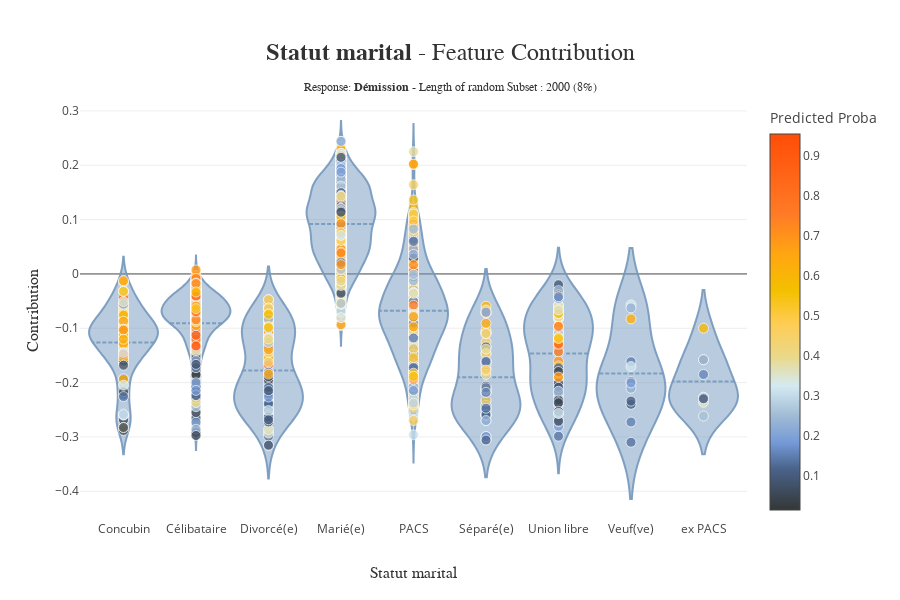

Notebook source saved alongside this figure:
### Markdown cell above
Question : What can you infer about the feature importance ?

### Code cell
xpl.plot.contribution_plot(col="Statut marital")

### Figure 1 — Plotly figure (JSON) as saved in the notebook; plotly's stock layout.template omitted (floating-point values rounded to 4 significant figures; data arrays with more than 128 entries replaced by an {"elided": "..."} marker saying what was removed)
{"data": [{"customdata": {"elided": "2000 int values"}, "hovertemplate": "<b>%{hovertext}</b><br />Statut marital :<br />%{x}<br />Contribution: %{y:.4f}<extra></extra>", "hovertext": ["Id: 14229", "Id: 14936", "Id: 4112", "Id: 18933", "Id: 12453", "Id: 16320", "Id: 18670", "Id: 14622", "Id: 2182", "Id: 8212", "Id: 17318", "Id: 2648", "Id: 21235", "Id: 2725", "Id: 12535", "Id: 22753", "Id: 16146", "Id: 19699", "Id: 10237", "Id: 19081", "Id: 14581", "Id: 23019", "Id: 2573", "Id: 801", "Id: 20264", "Id: 1177", "Id: 11912", "Id: 20169", "Id: 7701", "Id: 18008", "Id: 561", "Id: 9651", "Id: 9576", "Id: 9499", "Id: 4100", "Id: 17161", "Id: 1305", "Id: 21785", "Id: 1997", "Id: 22600", "Id: 9426", "Id: 2736", "Id: 4292", "Id: 6361", "Id: 23701", "Id: 22123", "Id: 18499", "Id: 12981", "Id: 12572", "Id: 7620", "Id: 894", "Id: 17931", "Id: 7828", "Id: 9015", "Id: 3132", "Id: 21165", "Id: 20732", "Id: 11762", "Id: 7971", "Id: 2819", "Id: 2743", "Id: 14898", "Id: 23305", "Id: 13429", "Id: 11061", "Id: 15542", "Id: 18613", "Id: 20364", "Id: 9126", "Id: 7370", "Id: 23230", "Id: 17852", "Id: 18544", "Id: 1542", "Id: 15026", "Id: 11604", "Id: 12939", "Id: 5688", "Id: 23479", "Id: 17700", "Id: 22140", "Id: 15475", "Id: 7854"], "jitter": 0.075, "line": {"color": "rgba(117, 152, 189, 0.9)"}, "marker": {"line": {"color": "white", "width": 0.8}, "opacity": 0.8, "size": 10}, "meanline": {"visible": true}, "pointpos": 0, "points": false, "scalemode": "count", "showlegend": false, "type": "violin", "x": ["Concubin", "Concubin", "Concubin", "Concubin", "Concubin", "Concubin", "Concubin", "Concubin", "Concubin", "Concubin", "Concubin", "Concubin", "Concubin", "Concubin", "Concubin", "Concubin", "Concubin", "Concubin", "Concubin", "Concubin", "Concubin", "Concubin", "Concubin", "Concubin", "Concubin", "Concubin", "Concubin", "Concubin", "Concubin", "Concubin", "Concubin", "Concubin", "Concubin", "Concubin", "Concubin", "Concubin", "Concubin", "Concubin", "Concubin", "Concubin", "Concubin", "Concubin", "Concubin", "Concubin", "Concubin", "Concubin", "Concubin", "Concubin", "Concubin", "Concubin", "Concubin", "Concubin", "Concubin", "Concubin", "Concubin", "Concubin", "Concubin", "Concubin", "Concubin", "Concubin", "Concubin", "Concubin", "Concubin", "Concubin", "Concubin", "Concubin", "Concubin", "Concubin", "Concubin", "Concubin", "Concubin", "Concubin", "Concubin", "Concubin", "Concubin", "Concubin", "Concubin", "Concubin", "Concubin", "Concubin", "Concubin", "Concubin", "Concubin"], "y": [-0.07628, -0.1537, -0.1554, -0.08945, -0.1025, -0.1636, -0.16, -0.1925, -0.07869, -0.1118, -0.06066, -0.1232, -0.1075, -0.1227, -0.1318, -0.06419, -0.1146, -0.1941, -0.05905, -0.1659, -0.1078, -0.08165, -0.1252, -0.05639, -0.2879, -0.0151, -0.2685, -0.1427, -0.2229, -0.08587, -0.09619, -0.108, -0.03348, -0.2169, -0.09272, -0.117, -0.2586, -0.1367, -0.0688, -0.258, -0.1379, -0.1605, -0.05495, -0.09386, -0.2257, -0.1133, -0.0711, -0.07307, -0.2823, -0.1228, -0.098, -0.1463, -0.01246, -0.101, -0.0439, -0.09624, -0.07567, -0.03131, -0.03207, -0.1069, -0.2586, -0.1147, -0.1109, -0.1115, -0.05592, -0.1314, -0.1278, -0.2048, -0.09882, -0.08716, -0.05092, -0.1032, -0.1541, -0.168, -0.129, -0.2599, -0.1017, -0.1022, -0.1034, -0.1477, -0.1202, -0.1446, -0.2827]}, {"customdata": {"elided": "2000 int values"}, "hovertemplate": "<b>%{hovertext}</b><br />Statut marital :<br />%{x}<br />Contribution: %{y:.4f}<extra></extra>", "hovertext": {"elided": "458 str values"}, "jitter": 0.075, "line": {"color": "rgba(117, 152, 189, 0.9)"}, "marker": {"line": {"color": "white", "width": 0.8}, "opacity": 0.8, "size": 10}, "meanline": {"visible": true}, "pointpos": 0, "points": false, "scalemode": "count", "showlegend": false, "type": "violin", "x": {"elided": "458 str values"}, "y": {"elided": "458 float values"}}, {"customdata": {"elided": "2000 int values"}, "hovertemplate": "<b>%{hovertext}</b><br />Statut marital :<br />%{x}<br />Contribution: %{y:.4f}<extra></extra>", "hovertext": ["Id: 14665", "Id: 20055", "Id: 19878", "Id: 20718", "Id: 208", "Id: 11010", "Id: 2867", "Id: 14258", "Id: 19103", "Id: 16970", "Id: 6474", "Id: 22207", "Id: 13365", "Id: 13703", "Id: 7123", "Id: 3435", "Id: 13294", "Id: 22458", "Id: 2267", "Id: 19632", "Id: 17918", "Id: 9937", "Id: 5574", "Id: 12045", "Id: 20567", "Id: 22893", "Id: 18687", "Id: 16802", "Id: 6679", "Id: 8614", "Id: 4579", "Id: 13416", "Id: 17392", "Id: 5171", "Id: 4993", "Id: 8327", "Id: 15890", "Id: 9583", "Id: 21507", "Id: 20121", "Id: 13167", "Id: 18859", "Id: 17008", "Id: 7218", "Id: 14829", "Id: 11945", "Id: 18824", "Id: 12747", "Id: 5541", "Id: 9334", "Id: 1358", "Id: 21253", "Id: 11208", "Id: 23315", "Id: 7017", "Id: 16261", "Id: 12603", "Id: 16330", "Id: 4703", "Id: 16964", "Id: 1148", "Id: 21596", "Id: 21954", "Id: 12362", "Id: 8145", "Id: 18617", "Id: 7209", "Id: 20862", "Id: 15645", "Id: 5074", "Id: 18016", "Id: 8708", "Id: 1701", "Id: 14455", "Id: 13469", "Id: 5647", "Id: 11107", "Id: 18256", "Id: 10436", "Id: 1842", "Id: 18978", "Id: 13372", "Id: 1615", "Id: 5867", "Id: 11776", "Id: 12523", "Id: 20656", "Id: 17539", "Id: 17845", "Id: 8765", "Id: 21945", "Id: 18920", "Id: 9428", "Id: 18174", "Id: 11175", "Id: 5038", "Id: 6144", "Id: 10554", "Id: 15605"], "jitter": 0.075, "line": {"color": "rgba(117, 152, 189, 0.9)"}, "marker": {"line": {"color": "white", "width": 0.8}, "opacity": 0.8, "size": 10}, "meanline": {"visible": true}, "pointpos": 0, "points": false, "scalemode": "count", "showlegend": false, "type": "violin", "x": ["Divorcé(e)", "Divorcé(e)", "Divorcé(e)", "Divorcé(e)", "Divorcé(e)", "Divorcé(e)", "Divorcé(e)", "Divorcé(e)", "Divorcé(e)", "Divorcé(e)", "Divorcé(e)", "Divorcé(e)", "Divorcé(e)", "Divorcé(e)", "Divorcé(e)", "Divorcé(e)", "Divorcé(e)", "Divorcé(e)", "Divorcé(e)", "Divorcé(e)", "Divorcé(e)", "Divorcé(e)", "Divorcé(e)", "Divorcé(e)", "Divorcé(e)", "Divorcé(e)", "Divorcé(e)", "Divorcé(e)", "Divorcé(e)", "Divorcé(e)", "Divorcé(e)", "Divorcé(e)", "Divorcé(e)", "Divorcé(e)", "Divorcé(e)", "Divorcé(e)", "Divorcé(e)", "Divorcé(e)", "Divorcé(e)", "Divorcé(e)", "Divorcé(e)", "Divorcé(e)", "Divorcé(e)", "Divorcé(e)", "Divorcé(e)", "Divorcé(e)", "Divorcé(e)", "Divorcé(e)", "Divorcé(e)", "Divorcé(e)", "Divorcé(e)", "Divorcé(e)", "Divorcé(e)", "Divorcé(e)", "Divorcé(e)", "Divorcé(e)", "Divorcé(e)", "Divorcé(e)", "Divorcé(e)", "Divorcé(e)", "Divorcé(e)", "Divorcé(e)", "Divorcé(e)", "Divorcé(e)", "Divorcé(e)", "Divorcé(e)", "Divorcé(e)", "Divorcé(e)", "Divorcé(e)", "Divorcé(e)", "Divorcé(e)", "Divorcé(e)", "Divorcé(e)", "Divorcé(e)", "Divorcé(e)", "Divorcé(e)", "Divorcé(e)", "Divorcé(e)", "Divorcé(e)", "Divorcé(e)", "Divorcé(e)", "Divorcé(e)", "Divorcé(e)", "Divorcé(e)", "Divorcé(e)", "Divorcé(e)", "Divorcé(e)", "Divorcé(e)", "Divorcé(e)", "Divorcé(e)", "Divorcé(e)", "Divorcé(e)", "Divorcé(e)", "Divorcé(e)", "Divorcé(e)", "Divorcé(e)", "Divorcé(e)", "Divorcé(e)", "Divorcé(e)"], "y": [-0.2204, -0.1523, -0.1625, -0.05583, -0.254, -0.1293, -0.1353, -0.1354, -0.1555, -0.21, -0.1181, -0.04732, -0.3155, -0.06255, -0.2094, -0.1136, -0.2315, -0.2249, -0.2149, -0.06271, -0.196, -0.1215, -0.1807, -0.1445, -0.1794, -0.2074, -0.2649, -0.09695, -0.1834, -0.06454, -0.07306, -0.08785, -0.1264, -0.2264, -0.2395, -0.2142, -0.1907, -0.2143, -0.1259, -0.1674, -0.2457, -0.2986, -0.1055, -0.04741, -0.2504, -0.1395, -0.293, -0.1075, -0.2618, -0.2033, -0.08138, -0.08769, -0.2604, -0.2052, -0.1915, -0.2325, -0.2215, -0.0629, -0.08473, -0.2084, -0.2443, -0.2548, -0.1075, -0.2402, -0.1624, -0.2863, -0.266, -0.09654, -0.2487, -0.2597, -0.2362, -0.07664, -0.08389, -0.08334, -0.2204, -0.1956, -0.07414, -0.126, -0.2409, -0.1889, -0.2656, -0.181, -0.2092, -0.2383, -0.3152, -0.1157, -0.2265, -0.2642, -0.09991, -0.2148, -0.1844, -0.1253, -0.2723, -0.2636, -0.1196, -0.2515, -0.2684, -0.09677, -0.09873]}, {"customdata": {"elided": "2000 int values"}, "hovertemplate": "<b>%{hovertext}</b><br />Statut marital :<br />%{x}<br />Contribution: %{y:.4f}<extra></extra>", "hovertext": {"elided": "844 str values"}, "jitter": 0.075, "line": {"color": "rgba(117, 152, 189, 0.9)"}, "marker": {"line": {"color": "white", "width": 0.8}, "opacity": 0.8, "size": 10}, "meanline": {"visible": true}, "pointpos": 0, "points": false, "scalemode": "count", "showlegend": false, "type": "violin", "x": {"elided": "844 str values"}, "y": {"elided": "844 float values"}}, {"customdata": {"elided": "2000 int values"}, "hovertemplate": "<b>%{hovertext}</b><br />Statut marital :<br />%{x}<br />Contribution: %{y:.4f}<extra></extra>", "hovertext": {"elided": "375 str values"}, "jitter": 0.075, "line": {"color": "rgba(117, 152, 189, 0.9)"}, "marker": {"line": {"color": "white", "width": 0.8}, "opacity": 0.8, "size": 10}, "meanline": {"visible": true}, "pointpos": 0, "points": false, "scalemode": "count", "showlegend": false, "type": "violin", "x": {"elided": "375 str values"}, "y": {"elided": "375 float values"}}, {"customdata": {"elided": "2000 int values"}, "hovertemplate": "<b>%{hovertext}</b><br />Statut marital :<br />%{x}<br />Contribution: %{y:.4f}<extra></extra>", "hovertext": ["Id: 19042", "Id: 15554", "Id: 18448", "Id: 4997", "Id: 4321", "Id: 7152", "Id: 22661", "Id: 8487", "Id: 8473", "Id: 13956", "Id: 7273", "Id: 8826", "Id: 20501", "Id: 12782", "Id: 8610", "Id: 13710", "Id: 20622", "Id: 23551", "Id: 19383", "Id: 8196", "Id: 23105", "Id: 3936", "Id: 13990", "Id: 14450", "Id: 12153", "Id: 9592", "Id: 8733", "Id: 12790", "Id: 20748", "Id: 5401", "Id: 19528", "Id: 8629", "Id: 3437", "Id: 3384", "Id: 7757", "Id: 5677", "Id: 4160", "Id: 22299", "Id: 10871", "Id: 10489", "Id: 21185", "Id: 6759", "Id: 11895", "Id: 12027", "Id: 23261", "Id: 13401", "Id: 10452", "Id: 13549", "Id: 11931", "Id: 16930", "Id: 715", "Id: 773"], "jitter": 0.075, "line": {"color": "rgba(117, 152, 189, 0.9)"}, "marker": {"line": {"color": "white", "width": 0.8}, "opacity": 0.8, "size": 10}, "meanline": {"visible": true}, "pointpos": 0, "points": false, "scalemode": "count", "showlegend": false, "type": "violin", "x": ["Séparé(e)", "Séparé(e)", "Séparé(e)", "Séparé(e)", "Séparé(e)", "Séparé(e)", "Séparé(e)", "Séparé(e)", "Séparé(e)", "Séparé(e)", "Séparé(e)", "Séparé(e)", "Séparé(e)", "Séparé(e)", "Séparé(e)", "Séparé(e)", "Séparé(e)", "Séparé(e)", "Séparé(e)", "Séparé(e)", "Séparé(e)", "Séparé(e)", "Séparé(e)", "Séparé(e)", "Séparé(e)", "Séparé(e)", "Séparé(e)", "Séparé(e)", "Séparé(e)", "Séparé(e)", "Séparé(e)", "Séparé(e)", "Séparé(e)", "Séparé(e)", "Séparé(e)", "Séparé(e)", "Séparé(e)", "Séparé(e)", "Séparé(e)", "Séparé(e)", "Séparé(e)", "Séparé(e)", "Séparé(e)", "Séparé(e)", "Séparé(e)", "Séparé(e)", "Séparé(e)", "Séparé(e)", "Séparé(e)", "Séparé(e)", "Séparé(e)", "Séparé(e)"], "y": [-0.1074, -0.2187, -0.2993, -0.26, -0.108, -0.1593, -0.2488, -0.1849, -0.1339, -0.1739, -0.103, -0.1253, -0.2065, -0.07174, -0.1669, -0.242, -0.254, -0.2701, -0.2315, -0.242, -0.07182, -0.09086, -0.1345, -0.2604, -0.2604, -0.2592, -0.2488, -0.305, -0.05941, -0.2604, -0.1468, -0.1102, -0.1467, -0.1092, -0.2591, -0.163, -0.1382, -0.2188, -0.2341, -0.1607, -0.1614, -0.06636, -0.177, -0.2136, -0.2993, -0.2472, -0.2128, -0.07022, -0.3058, -0.2698, -0.2096, -0.218]}, {"customdata": {"elided": "2000 int values"}, "hovertemplate": "<b>%{hovertext}</b><br />Statut marital :<br />%{x}<br />Contribution: %{y:.4f}<extra></extra>", "hovertext": ["Id: 17246", "Id: 20110", "Id: 17120", "Id: 2212", "Id: 6377", "Id: 13951", "Id: 13364", "Id: 13278", "Id: 20105", "Id: 14874", "Id: 8246", "Id: 22946", "Id: 12764", "Id: 20824", "Id: 22267", "Id: 3741", "Id: 8715", "Id: 16388", "Id: 8232", "Id: 14937", "Id: 8759", "Id: 12356", "Id: 20070", "Id: 2672", "Id: 7290", "Id: 6522", "Id: 814", "Id: 4420", "Id: 9453", "Id: 3539", "Id: 4740", "Id: 2426", "Id: 3190", "Id: 12629", "Id: 11201", "Id: 19775", "Id: 17860", "Id: 15186", "Id: 12805", "Id: 3737", "Id: 3371", "Id: 9793", "Id: 11443", "Id: 2678", "Id: 2876", "Id: 14412", "Id: 9437", "Id: 15748", "Id: 18336", "Id: 974", "Id: 18282", "Id: 12922", "Id: 7310", "Id: 20090", "Id: 6652", "Id: 15930", "Id: 20845", "Id: 90", "Id: 6538", "Id: 10635", "Id: 8132", "Id: 7809", "Id: 5616", "Id: 266", "Id: 22609", "Id: 12277", "Id: 5714", "Id: 19066"], "jitter": 0.075, "line": {"color": "rgba(117, 152, 189, 0.9)"}, "marker": {"line": {"color": "white", "width": 0.8}, "opacity": 0.8, "size": 10}, "meanline": {"visible": true}, "pointpos": 0, "points": false, "scalemode": "count", "showlegend": false, "type": "violin", "x": ["Union libre", "Union libre", "Union libre", "Union libre", "Union libre", "Union libre", "Union libre", "Union libre", "Union libre", "Union libre", "Union libre", "Union libre", "Union libre", "Union libre", "Union libre", "Union libre", "Union libre", "Union libre", "Union libre", "Union libre", "Union libre", "Union libre", "Union libre", "Union libre", "Union libre", "Union libre", "Union libre", "Union libre", "Union libre", "Union libre", "Union libre", "Union libre", "Union libre", "Union libre", "Union libre", "Union libre", "Union libre", "Union libre", "Union libre", "Union libre", "Union libre", "Union libre", "Union libre", "Union libre", "Union libre", "Union libre", "Union libre", "Union libre", "Union libre", "Union libre", "Union libre", "Union libre", "Union libre", "Union libre", "Union libre", "Union libre", "Union libre", "Union libre", "Union libre", "Union libre", "Union libre", "Union libre", "Union libre", "Union libre", "Union libre", "Union libre", "Union libre", "Union libre"], "y": [-0.2047, -0.14, -0.08345, -0.05835, -0.2006, -0.01988, -0.1281, -0.03415, -0.2806, -0.03074, -0.06648, -0.1978, -0.1308, -0.07771, -0.09852, -0.08001, -0.1457, -0.2246, -0.2184, -0.1184, -0.03869, -0.2986, -0.1604, -0.042, -0.09538, -0.109, -0.1219, -0.24, -0.1693, -0.07094, -0.07878, -0.05806, -0.06884, -0.191, -0.2722, -0.1897, -0.045, -0.2677, -0.107, -0.2386, -0.1091, -0.2319, -0.1219, -0.2708, -0.1818, -0.1085, -0.2052, -0.04193, -0.1432, -0.2011, -0.2563, -0.1278, -0.07351, -0.1812, -0.1293, -0.1727, -0.07266, -0.2086, -0.1796, -0.117, -0.06623, -0.1189, -0.1898, -0.2371, -0.216, -0.09654, -0.253, -0.2567]}, {"customdata": {"elided": "2000 int values"}, "hovertemplate": "<b>%{hovertext}</b><br />Statut marital :<br />%{x}<br />Contribution: %{y:.4f}<extra></extra>", "hovertext": ["Id: 8243", "Id: 10797", "Id: 19711", "Id: 13120", "Id: 14908", "Id: 11160", "Id: 5351", "Id: 15533", "Id: 15197", "Id: 3385", "Id: 23266", "Id: 554"], "jitter": 0.075, "line": {"color": "rgba(117, 152, 189, 0.9)"}, "marker": {"line": {"color": "white", "width": 0.8}, "opacity": 0.8, "size": 10}, "meanline": {"visible": true}, "pointpos": 0, "points": false, "scalemode": "count", "showlegend": false, "type": "violin", "x": ["Veuf(ve)", "Veuf(ve)", "Veuf(ve)", "Veuf(ve)", "Veuf(ve)", "Veuf(ve)", "Veuf(ve)", "Veuf(ve)", "Veuf(ve)", "Veuf(ve)", "Veuf(ve)", "Veuf(ve)"], "y": [-0.1615, -0.2726, -0.3097, -0.198, -0.08267, -0.2399, -0.2104, -0.2341, -0.1705, -0.05696, -0.2007, -0.06241]}, {"customdata": {"elided": "2000 int values"}, "hovertemplate": "<b>%{hovertext}</b><br />Statut marital :<br />%{x}<br />Contribution: %{y:.4f}<extra></extra>", "hovertext": ["Id: 21128", "Id: 17172", "Id: 22914", "Id: 20780", "Id: 2299", "Id: 19481", "Id: 22113", "Id: 9664", "Id: 10431"], "jitter": 0.075, "line": {"color": "rgba(117, 152, 189, 0.9)"}, "marker": {"line": {"color": "white", "width": 0.8}, "opacity": 0.8, "size": 10}, "meanline": {"visible": true}, "pointpos": 0, "points": false, "scalemode": "count", "showlegend": false, "type": "violin", "x": ["ex PACS", "ex PACS", "ex PACS", "ex PACS", "ex PACS", "ex PACS", "ex PACS", "ex PACS", "ex PACS"], "y": [-0.2267, -0.2361, -0.2278, -0.1579, -0.1577, -0.09986, -0.2297, -0.185, -0.2615]}, {"customdata": {"elided": "2000 int values"}, "hovertemplate": "<b>%{hovertext}</b><br />Statut marital :<br />%{x}<br />Contribution: %{y:.4f}<extra></extra>", "hovertext": {"elided": "2000 str values"}, "marker": {"color": {"elided": "2000 float values"}, "coloraxis": "coloraxis", "line": {"color": "white", "width": 0.8}, "opacity": 0.8, "size": 10}, "mode": "markers", "showlegend": false, "type": "scatter", "x": {"elided": "2000 str values"}, "y": {"elided": "2000 float values"}}], "layout": {"coloraxis": {"colorbar": {"title": {"text": "Predicted Proba"}}, "colorscale": [[0, "rgb(52, 55, 54)"], [0.11, "rgb(74, 99, 138)"], [0.1778, "rgb(116, 153, 214)"], [0.2526, "rgb(162, 188, 213)"], [0.33, "rgb(212, 234, 242)"], [0.4107, "rgb(235, 216, 134)"], [0.4974, "rgb(255, 204, 83)"], [0.5832, "rgb(244, 192, 0)"], [0.6801, "rgb(255, 166, 17)"], [0.786, "rgb(255, 123, 38)"], [1, "rgb(255, 77, 7)"]]}, "height": 600, "hovermode": "closest", "title": {"font": {"color": "rgb(50, 50, 50)", "family": "Arial", "size": 24}, "text": "<b>Statut marital</b> - Feature Contribution<span style='font-size: 12px;'><br />Response: <b>Démission</b> - Length of random Subset : 2000 (8%)</span>", "x": 0.5, "xanchor": "center", "y": 0.9, "yanchor": "middle"}, "violingap": 0.05, "violingroupgap": 0, "violinmode": "overlay", "width": 900, "xaxis": {"automargin": true, "range": [-0.6, 8.6], "title": {"font": {"color": "rgb(50, 50, 50)", "family": "Arial Black", "size": 16}, "text": "Statut marital"}, "type": "category"}, "yaxis": {"automargin": true, "title": {"font": {"color": "rgb(50, 50, 50)", "family": "Arial Black", "size": 16}, "text": "Contribution"}}}}
